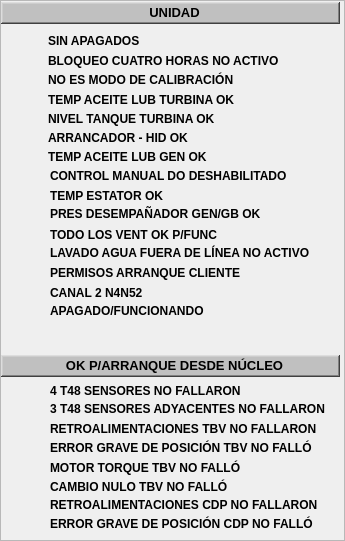
  <widget class="QFrame" name="frame_7">
   <property name="geometry">
    <rect>
     <x>170</x>
     <y>80</y>
     <width>345</width>
     <height>541</height>
    </rect>
   </property>
   <property name="styleSheet">
    <string notr="true">background-color: none;</string>
   </property>
   <property name="frameShape">
    <enum>QFrame::StyledPanel</enum>
   </property>
   <property name="frameShadow">
    <enum>QFrame::Plain</enum>
   </property>
   <property name="midLineWidth">
    <number>0</number>
   </property>
   <widget class="QLabel" name="lbTexto_2">
    <property name="geometry">
     <rect>
      <x>48</x>
      <y>30</y>
      <width>281</width>
      <height>21</height>
     </rect>
    </property>
    <property name="font">
     <font>
      <pointsize>9</pointsize>
      <weight>75</weight>
      <bold>true</bold>
     </font>
    </property>
    <property name="styleSheet">
     <string notr="true">background-color: rgba(255, 255, 255, 0);</string>
    </property>
    <property name="text">
     <string>SIN APAGADOS</string>
    </property>
   </widget>
   <widget class="QFrame" name="frTitulo_9">
    <property name="geometry">
     <rect>
      <x>1</x>
      <y>2</y>
      <width>339</width>
      <height>22</height>
     </rect>
    </property>
    <property name="styleSheet">
     <string notr="true">background-color: rgb(192, 192, 192);</string>
    </property>
    <property name="frameShape">
     <enum>QFrame::WinPanel</enum>
    </property>
    <property name="frameShadow">
     <enum>QFrame::Raised</enum>
    </property>
    <property name="lineWidth">
     <number>2</number>
    </property>
    <property name="midLineWidth">
     <number>0</number>
    </property>
    <widget class="QLabel" name="lbTexto_1">
     <property name="geometry">
      <rect>
       <x>18</x>
       <y>0</y>
       <width>311</width>
       <height>21</height>
      </rect>
     </property>
     <property name="font">
      <font>
       <pointsize>10</pointsize>
       <weight>75</weight>
       <bold>true</bold>
      </font>
     </property>
     <property name="styleSheet">
      <string notr="true">background-color: rgba(185, 138, 255, 0);</string>
     </property>
     <property name="text">
      <string>UNIDAD</string>
     </property>
     <property name="alignment">
      <set>Qt::AlignCenter</set>
     </property>
    </widget>
   </widget>
   <widget class="AWMultiObject" name="aLet_1">
    <property name="geometry">
     <rect>
      <x>18</x>
      <y>29</y>
      <width>26</width>
      <height>26</height>
     </rect>
    </property>
    <property name="ElementType">
     <enum>AWMultiObject::CIRLED</enum>
    </property>
    <property name="OnColor">
     <enum>AWMultiObject::Grey</enum>
    </property>
    <property name="OffColor">
     <enum>AWMultiObject::Green</enum>
    </property>
   </widget>
   <widget class="QLabel" name="lbTexto_3">
    <property name="geometry">
     <rect>
      <x>48</x>
      <y>50</y>
      <width>281</width>
      <height>21</height>
     </rect>
    </property>
    <property name="font">
     <font>
      <pointsize>9</pointsize>
      <weight>75</weight>
      <bold>true</bold>
     </font>
    </property>
    <property name="styleSheet">
     <string notr="true">background-color: rgba(255, 255, 255, 0);</string>
    </property>
    <property name="text">
     <string>BLOQUEO CUATRO HORAS NO ACTIVO</string>
    </property>
   </widget>
   <widget class="AWMultiObject" name="aLet_2">
    <property name="geometry">
     <rect>
      <x>18</x>
      <y>50</y>
      <width>26</width>
      <height>26</height>
     </rect>
    </property>
    <property name="ElementType">
     <enum>AWMultiObject::CIRLED</enum>
    </property>
    <property name="OnColor">
     <enum>AWMultiObject::Grey</enum>
    </property>
    <property name="OffColor">
     <enum>AWMultiObject::Green</enum>
    </property>
   </widget>
   <widget class="AWMultiObject" name="aLet_3">
    <property name="geometry">
     <rect>
      <x>18</x>
      <y>70</y>
      <width>26</width>
      <height>26</height>
     </rect>
    </property>
    <property name="ElementType">
     <enum>AWMultiObject::CIRLED</enum>
    </property>
    <property name="OnColor">
     <enum>AWMultiObject::Grey</enum>
    </property>
    <property name="OffColor">
     <enum>AWMultiObject::Green</enum>
    </property>
   </widget>
   <widget class="QLabel" name="lbTexto_4">
    <property name="geometry">
     <rect>
      <x>48</x>
      <y>69</y>
      <width>281</width>
      <height>21</height>
     </rect>
    </property>
    <property name="font">
     <font>
      <pointsize>9</pointsize>
      <weight>75</weight>
      <bold>true</bold>
     </font>
    </property>
    <property name="styleSheet">
     <string notr="true">background-color: rgba(255, 255, 255, 0);</string>
    </property>
    <property name="text">
     <string>NO ES MODO DE CALIBRACIÓN</string>
    </property>
   </widget>
   <widget class="QLabel" name="lbTexto_5">
    <property name="geometry">
     <rect>
      <x>48</x>
      <y>89</y>
      <width>281</width>
      <height>21</height>
     </rect>
    </property>
    <property name="font">
     <font>
      <pointsize>9</pointsize>
      <weight>75</weight>
      <bold>true</bold>
     </font>
    </property>
    <property name="styleSheet">
     <string notr="true">background-color: rgba(255, 255, 255, 0);</string>
    </property>
    <property name="text">
     <string>TEMP ACEITE LUB TURBINA OK</string>
    </property>
   </widget>
   <widget class="AWMultiObject" name="aLet_4">
    <property name="geometry">
     <rect>
      <x>18</x>
      <y>88</y>
      <width>26</width>
      <height>26</height>
     </rect>
    </property>
    <property name="ElementType">
     <enum>AWMultiObject::CIRLED</enum>
    </property>
    <property name="OnColor">
     <enum>AWMultiObject::Grey</enum>
    </property>
    <property name="OffColor">
     <enum>AWMultiObject::Green</enum>
    </property>
   </widget>
   <widget class="QLabel" name="lbTexto_6">
    <property name="geometry">
     <rect>
      <x>48</x>
      <y>108</y>
      <width>281</width>
      <height>21</height>
     </rect>
    </property>
    <property name="font">
     <font>
      <pointsize>9</pointsize>
      <weight>75</weight>
      <bold>true</bold>
     </font>
    </property>
    <property name="styleSheet">
     <string notr="true">background-color: rgba(255, 255, 255, 0);</string>
    </property>
    <property name="text">
     <string>NIVEL TANQUE TURBINA OK</string>
    </property>
   </widget>
   <widget class="AWMultiObject" name="aLet_5">
    <property name="geometry">
     <rect>
      <x>18</x>
      <y>107</y>
      <width>26</width>
      <height>26</height>
     </rect>
    </property>
    <property name="ElementType">
     <enum>AWMultiObject::CIRLED</enum>
    </property>
    <property name="OnColor">
     <enum>AWMultiObject::Grey</enum>
    </property>
    <property name="OffColor">
     <enum>AWMultiObject::Green</enum>
    </property>
   </widget>
   <widget class="AWMultiObject" name="aLet_6">
    <property name="geometry">
     <rect>
      <x>18</x>
      <y>126</y>
      <width>26</width>
      <height>26</height>
     </rect>
    </property>
    <property name="ElementType">
     <enum>AWMultiObject::CIRLED</enum>
    </property>
    <property name="OnColor">
     <enum>AWMultiObject::Grey</enum>
    </property>
    <property name="OffColor">
     <enum>AWMultiObject::Green</enum>
    </property>
   </widget>
   <widget class="QLabel" name="lbTexto_7">
    <property name="geometry">
     <rect>
      <x>48</x>
      <y>127</y>
      <width>281</width>
      <height>21</height>
     </rect>
    </property>
    <property name="font">
     <font>
      <pointsize>9</pointsize>
      <weight>75</weight>
      <bold>true</bold>
     </font>
    </property>
    <property name="styleSheet">
     <string notr="true">background-color: rgba(255, 255, 255, 0);</string>
    </property>
    <property name="text">
     <string>ARRANCADOR - HID OK</string>
    </property>
   </widget>
   <widget class="AWMultiObject" name="aLet_7">
    <property name="geometry">
     <rect>
      <x>18</x>
      <y>145</y>
      <width>26</width>
      <height>26</height>
     </rect>
    </property>
    <property name="ElementType">
     <enum>AWMultiObject::CIRLED</enum>
    </property>
    <property name="OnColor">
     <enum>AWMultiObject::Grey</enum>
    </property>
    <property name="OffColor">
     <enum>AWMultiObject::Green</enum>
    </property>
   </widget>
   <widget class="QLabel" name="lbTexto_8">
    <property name="geometry">
     <rect>
      <x>48</x>
      <y>146</y>
      <width>281</width>
      <height>21</height>
     </rect>
    </property>
    <property name="font">
     <font>
      <pointsize>9</pointsize>
      <weight>75</weight>
      <bold>true</bold>
     </font>
    </property>
    <property name="styleSheet">
     <string notr="true">background-color: rgba(255, 255, 255, 0);</string>
    </property>
    <property name="text">
     <string>TEMP ACEITE LUB GEN OK </string>
    </property>
   </widget>
   <widget class="AWMultiObject" name="aLet_8">
    <property name="geometry">
     <rect>
      <x>18</x>
      <y>165</y>
      <width>26</width>
      <height>26</height>
     </rect>
    </property>
    <property name="ElementType">
     <enum>AWMultiObject::CIRLED</enum>
    </property>
    <property name="OnColor">
     <enum>AWMultiObject::Grey</enum>
    </property>
    <property name="OffColor">
     <enum>AWMultiObject::Green</enum>
    </property>
   </widget>
   <widget class="QLabel" name="lbTexto_9">
    <property name="geometry">
     <rect>
      <x>50</x>
      <y>165</y>
      <width>281</width>
      <height>21</height>
     </rect>
    </property>
    <property name="font">
     <font>
      <pointsize>9</pointsize>
      <weight>75</weight>
      <bold>true</bold>
     </font>
    </property>
    <property name="styleSheet">
     <string notr="true">background-color: rgba(255, 255, 255, 0);</string>
    </property>
    <property name="text">
     <string>CONTROL MANUAL DO DESHABILITADO</string>
    </property>
   </widget>
   <widget class="AWMultiObject" name="aLet_9">
    <property name="geometry">
     <rect>
      <x>18</x>
      <y>185</y>
      <width>26</width>
      <height>26</height>
     </rect>
    </property>
    <property name="ElementType">
     <enum>AWMultiObject::CIRLED</enum>
    </property>
    <property name="OnColor">
     <enum>AWMultiObject::Grey</enum>
    </property>
    <property name="OffColor">
     <enum>AWMultiObject::Green</enum>
    </property>
   </widget>
   <widget class="QLabel" name="lbTexto_10">
    <property name="geometry">
     <rect>
      <x>50</x>
      <y>185</y>
      <width>281</width>
      <height>21</height>
     </rect>
    </property>
    <property name="font">
     <font>
      <pointsize>9</pointsize>
      <weight>75</weight>
      <bold>true</bold>
     </font>
    </property>
    <property name="styleSheet">
     <string notr="true">background-color: rgba(255, 255, 255, 0);</string>
    </property>
    <property name="text">
     <string>TEMP ESTATOR OK</string>
    </property>
   </widget>
   <widget class="QLabel" name="lbTexto_11">
    <property name="geometry">
     <rect>
      <x>50</x>
      <y>203</y>
      <width>281</width>
      <height>21</height>
     </rect>
    </property>
    <property name="font">
     <font>
      <pointsize>9</pointsize>
      <weight>75</weight>
      <bold>true</bold>
     </font>
    </property>
    <property name="styleSheet">
     <string notr="true">background-color: rgba(255, 255, 255, 0);</string>
    </property>
    <property name="text">
     <string>PRES DESEMPAÑADOR GEN/GB OK</string>
    </property>
   </widget>
   <widget class="AWMultiObject" name="aLet_10">
    <property name="geometry">
     <rect>
      <x>18</x>
      <y>203</y>
      <width>26</width>
      <height>26</height>
     </rect>
    </property>
    <property name="ElementType">
     <enum>AWMultiObject::CIRLED</enum>
    </property>
    <property name="OnColor">
     <enum>AWMultiObject::Grey</enum>
    </property>
    <property name="OffColor">
     <enum>AWMultiObject::Green</enum>
    </property>
   </widget>
   <widget class="AWMultiObject" name="aLet_11">
    <property name="geometry">
     <rect>
      <x>18</x>
      <y>223</y>
      <width>26</width>
      <height>26</height>
     </rect>
    </property>
    <property name="ElementType">
     <enum>AWMultiObject::CIRLED</enum>
    </property>
    <property name="OnColor">
     <enum>AWMultiObject::Grey</enum>
    </property>
    <property name="OffColor">
     <enum>AWMultiObject::Green</enum>
    </property>
   </widget>
   <widget class="QLabel" name="lbTexto_12">
    <property name="geometry">
     <rect>
      <x>50</x>
      <y>224</y>
      <width>281</width>
      <height>21</height>
     </rect>
    </property>
    <property name="font">
     <font>
      <pointsize>9</pointsize>
      <weight>75</weight>
      <bold>true</bold>
     </font>
    </property>
    <property name="styleSheet">
     <string notr="true">background-color: rgba(255, 255, 255, 0);</string>
    </property>
    <property name="text">
     <string>TODO LOS VENT OK P/FUNC</string>
    </property>
   </widget>
   <widget class="AWMultiObject" name="aLet_12">
    <property name="geometry">
     <rect>
      <x>18</x>
      <y>240</y>
      <width>26</width>
      <height>26</height>
     </rect>
    </property>
    <property name="ElementType">
     <enum>AWMultiObject::CIRLED</enum>
    </property>
    <property name="OnColor">
     <enum>AWMultiObject::Grey</enum>
    </property>
    <property name="OffColor">
     <enum>AWMultiObject::Green</enum>
    </property>
   </widget>
   <widget class="QLabel" name="lbTexto_13">
    <property name="geometry">
     <rect>
      <x>50</x>
      <y>242</y>
      <width>281</width>
      <height>21</height>
     </rect>
    </property>
    <property name="font">
     <font>
      <pointsize>9</pointsize>
      <weight>75</weight>
      <bold>true</bold>
     </font>
    </property>
    <property name="styleSheet">
     <string notr="true">background-color: rgba(255, 255, 255, 0);</string>
    </property>
    <property name="text">
     <string>LAVADO AGUA FUERA DE LÍNEA NO ACTIVO</string>
    </property>
   </widget>
   <widget class="AWMultiObject" name="aLet_13">
    <property name="geometry">
     <rect>
      <x>18</x>
      <y>260</y>
      <width>26</width>
      <height>26</height>
     </rect>
    </property>
    <property name="ElementType">
     <enum>AWMultiObject::CIRLED</enum>
    </property>
    <property name="OnColor">
     <enum>AWMultiObject::Grey</enum>
    </property>
    <property name="OffColor">
     <enum>AWMultiObject::Green</enum>
    </property>
   </widget>
   <widget class="QLabel" name="lbTexto_14">
    <property name="geometry">
     <rect>
      <x>50</x>
      <y>262</y>
      <width>281</width>
      <height>21</height>
     </rect>
    </property>
    <property name="font">
     <font>
      <pointsize>9</pointsize>
      <weight>75</weight>
      <bold>true</bold>
     </font>
    </property>
    <property name="styleSheet">
     <string notr="true">background-color: rgba(255, 255, 255, 0);</string>
    </property>
    <property name="text">
     <string>PERMISOS ARRANQUE CLIENTE</string>
    </property>
   </widget>
   <widget class="AWMultiObject" name="aLet_14">
    <property name="geometry">
     <rect>
      <x>18</x>
      <y>280</y>
      <width>26</width>
      <height>26</height>
     </rect>
    </property>
    <property name="ElementType">
     <enum>AWMultiObject::CIRLED</enum>
    </property>
    <property name="OnColor">
     <enum>AWMultiObject::Grey</enum>
    </property>
    <property name="OffColor">
     <enum>AWMultiObject::Green</enum>
    </property>
   </widget>
   <widget class="QLabel" name="lbTexto_15">
    <property name="geometry">
     <rect>
      <x>50</x>
      <y>282</y>
      <width>281</width>
      <height>21</height>
     </rect>
    </property>
    <property name="font">
     <font>
      <pointsize>9</pointsize>
      <weight>75</weight>
      <bold>true</bold>
     </font>
    </property>
    <property name="styleSheet">
     <string notr="true">background-color: rgba(255, 255, 255, 0);</string>
    </property>
    <property name="text">
     <string>CANAL 2 N4N52</string>
    </property>
   </widget>
   <widget class="AWMultiObject" name="aLet_15">
    <property name="geometry">
     <rect>
      <x>18</x>
      <y>300</y>
      <width>26</width>
      <height>26</height>
     </rect>
    </property>
    <property name="ElementType">
     <enum>AWMultiObject::CIRLED</enum>
    </property>
    <property name="OnColor">
     <enum>AWMultiObject::Grey</enum>
    </property>
    <property name="OffColor">
     <enum>AWMultiObject::Green</enum>
    </property>
   </widget>
   <widget class="QLabel" name="lbTexto_16">
    <property name="geometry">
     <rect>
      <x>50</x>
      <y>300</y>
      <width>281</width>
      <height>21</height>
     </rect>
    </property>
    <property name="font">
     <font>
      <pointsize>9</pointsize>
      <weight>75</weight>
      <bold>true</bold>
     </font>
    </property>
    <property name="styleSheet">
     <string notr="true">background-color: rgba(255, 255, 255, 0);</string>
    </property>
    <property name="text">
     <string>APAGADO/FUNCIONANDO</string>
    </property>
   </widget>
   <widget class="QFrame" name="frTitulo_10">
    <property name="geometry">
     <rect>
      <x>1</x>
      <y>355</y>
      <width>339</width>
      <height>22</height>
     </rect>
    </property>
    <property name="styleSheet">
     <string notr="true">background-color: rgb(192, 192, 192);</string>
    </property>
    <property name="frameShape">
     <enum>QFrame::WinPanel</enum>
    </property>
    <property name="frameShadow">
     <enum>QFrame::Raised</enum>
    </property>
    <property name="lineWidth">
     <number>2</number>
    </property>
    <property name="midLineWidth">
     <number>0</number>
    </property>
    <widget class="QLabel" name="lbTexto_17">
     <property name="geometry">
      <rect>
       <x>18</x>
       <y>0</y>
       <width>311</width>
       <height>21</height>
      </rect>
     </property>
     <property name="font">
      <font>
       <pointsize>10</pointsize>
       <weight>75</weight>
       <bold>true</bold>
      </font>
     </property>
     <property name="styleSheet">
      <string notr="true">background-color: rgba(185, 138, 255, 0);</string>
     </property>
     <property name="text">
      <string>OK P/ARRANQUE DESDE NÚCLEO</string>
     </property>
     <property name="alignment">
      <set>Qt::AlignCenter</set>
     </property>
    </widget>
   </widget>
   <widget class="AWMultiObject" name="aLet_16">
    <property name="geometry">
     <rect>
      <x>18</x>
      <y>378</y>
      <width>26</width>
      <height>26</height>
     </rect>
    </property>
    <property name="ElementType">
     <enum>AWMultiObject::CIRLED</enum>
    </property>
    <property name="OnColor">
     <enum>AWMultiObject::Grey</enum>
    </property>
    <property name="OffColor">
     <enum>AWMultiObject::Green</enum>
    </property>
   </widget>
   <widget class="QLabel" name="lbTexto_18">
    <property name="geometry">
     <rect>
      <x>50</x>
      <y>380</y>
      <width>281</width>
      <height>21</height>
     </rect>
    </property>
    <property name="font">
     <font>
      <pointsize>9</pointsize>
      <weight>75</weight>
      <bold>true</bold>
     </font>
    </property>
    <property name="styleSheet">
     <string notr="true">background-color: rgba(255, 255, 255, 0);</string>
    </property>
    <property name="text">
     <string>4 T48 SENSORES NO FALLARON</string>
    </property>
   </widget>
   <widget class="AWMultiObject" name="aLet_17">
    <property name="geometry">
     <rect>
      <x>18</x>
      <y>398</y>
      <width>26</width>
      <height>26</height>
     </rect>
    </property>
    <property name="ElementType">
     <enum>AWMultiObject::CIRLED</enum>
    </property>
    <property name="OnColor">
     <enum>AWMultiObject::Grey</enum>
    </property>
    <property name="OffColor">
     <enum>AWMultiObject::Green</enum>
    </property>
   </widget>
   <widget class="QLabel" name="lbTexto_19">
    <property name="geometry">
     <rect>
      <x>50</x>
      <y>398</y>
      <width>281</width>
      <height>21</height>
     </rect>
    </property>
    <property name="font">
     <font>
      <pointsize>9</pointsize>
      <weight>75</weight>
      <bold>true</bold>
     </font>
    </property>
    <property name="styleSheet">
     <string notr="true">background-color: rgba(255, 255, 255, 0);</string>
    </property>
    <property name="text">
     <string>3 T48 SENSORES ADYACENTES NO FALLARON</string>
    </property>
   </widget>
   <widget class="AWMultiObject" name="aLet_18">
    <property name="geometry">
     <rect>
      <x>18</x>
      <y>418</y>
      <width>26</width>
      <height>26</height>
     </rect>
    </property>
    <property name="ElementType">
     <enum>AWMultiObject::CIRLED</enum>
    </property>
    <property name="OnColor">
     <enum>AWMultiObject::Grey</enum>
    </property>
    <property name="OffColor">
     <enum>AWMultiObject::Green</enum>
    </property>
   </widget>
   <widget class="QLabel" name="lbTexto_20">
    <property name="geometry">
     <rect>
      <x>50</x>
      <y>418</y>
      <width>281</width>
      <height>21</height>
     </rect>
    </property>
    <property name="font">
     <font>
      <pointsize>9</pointsize>
      <weight>75</weight>
      <bold>true</bold>
     </font>
    </property>
    <property name="styleSheet">
     <string notr="true">background-color: rgba(255, 255, 255, 0);</string>
    </property>
    <property name="text">
     <string>RETROALIMENTACIONES TBV NO FALLARON</string>
    </property>
   </widget>
   <widget class="QLabel" name="lbTexto_21">
    <property name="geometry">
     <rect>
      <x>50</x>
      <y>437</y>
      <width>281</width>
      <height>21</height>
     </rect>
    </property>
    <property name="font">
     <font>
      <pointsize>9</pointsize>
      <weight>75</weight>
      <bold>true</bold>
     </font>
    </property>
    <property name="styleSheet">
     <string notr="true">background-color: rgba(255, 255, 255, 0);</string>
    </property>
    <property name="text">
     <string>ERROR GRAVE DE POSICIÓN TBV NO FALLÓ</string>
    </property>
   </widget>
   <widget class="AWMultiObject" name="aLet_19">
    <property name="geometry">
     <rect>
      <x>18</x>
      <y>437</y>
      <width>26</width>
      <height>26</height>
     </rect>
    </property>
    <property name="ElementType">
     <enum>AWMultiObject::CIRLED</enum>
    </property>
    <property name="OnColor">
     <enum>AWMultiObject::Grey</enum>
    </property>
    <property name="OffColor">
     <enum>AWMultiObject::Green</enum>
    </property>
   </widget>
   <widget class="AWMultiObject" name="aLet_20">
    <property name="geometry">
     <rect>
      <x>18</x>
      <y>456</y>
      <width>26</width>
      <height>26</height>
     </rect>
    </property>
    <property name="ElementType">
     <enum>AWMultiObject::CIRLED</enum>
    </property>
    <property name="OnColor">
     <enum>AWMultiObject::Grey</enum>
    </property>
    <property name="OffColor">
     <enum>AWMultiObject::Green</enum>
    </property>
   </widget>
   <widget class="QLabel" name="lbTexto_22">
    <property name="geometry">
     <rect>
      <x>50</x>
      <y>457</y>
      <width>281</width>
      <height>21</height>
     </rect>
    </property>
    <property name="font">
     <font>
      <pointsize>9</pointsize>
      <weight>75</weight>
      <bold>true</bold>
     </font>
    </property>
    <property name="styleSheet">
     <string notr="true">background-color: rgba(255, 255, 255, 0);</string>
    </property>
    <property name="text">
     <string>MOTOR TORQUE TBV NO FALLÓ</string>
    </property>
   </widget>
   <widget class="QLabel" name="lbTexto_23">
    <property name="geometry">
     <rect>
      <x>50</x>
      <y>476</y>
      <width>281</width>
      <height>21</height>
     </rect>
    </property>
    <property name="font">
     <font>
      <pointsize>9</pointsize>
      <weight>75</weight>
      <bold>true</bold>
     </font>
    </property>
    <property name="styleSheet">
     <string notr="true">background-color: rgba(255, 255, 255, 0);</string>
    </property>
    <property name="text">
     <string>CAMBIO NULO TBV NO FALLÓ</string>
    </property>
   </widget>
   <widget class="AWMultiObject" name="aLet_21">
    <property name="geometry">
     <rect>
      <x>18</x>
      <y>475</y>
      <width>26</width>
      <height>26</height>
     </rect>
    </property>
    <property name="ElementType">
     <enum>AWMultiObject::CIRLED</enum>
    </property>
    <property name="OnColor">
     <enum>AWMultiObject::Grey</enum>
    </property>
    <property name="OffColor">
     <enum>AWMultiObject::Green</enum>
    </property>
   </widget>
   <widget class="AWMultiObject" name="aLet_22">
    <property name="geometry">
     <rect>
      <x>18</x>
      <y>495</y>
      <width>26</width>
      <height>26</height>
     </rect>
    </property>
    <property name="ElementType">
     <enum>AWMultiObject::CIRLED</enum>
    </property>
    <property name="OnColor">
     <enum>AWMultiObject::Grey</enum>
    </property>
    <property name="OffColor">
     <enum>AWMultiObject::Green</enum>
    </property>
   </widget>
   <widget class="QLabel" name="lbTexto_24">
    <property name="geometry">
     <rect>
      <x>50</x>
      <y>494</y>
      <width>281</width>
      <height>21</height>
     </rect>
    </property>
    <property name="font">
     <font>
      <pointsize>9</pointsize>
      <weight>75</weight>
      <bold>true</bold>
     </font>
    </property>
    <property name="styleSheet">
     <string notr="true">background-color: rgba(255, 255, 255, 0);</string>
    </property>
    <property name="text">
     <string>RETROALIMENTACIONES CDP NO FALLARON</string>
    </property>
   </widget>
   <widget class="QLabel" name="lbTexto_25">
    <property name="geometry">
     <rect>
      <x>50</x>
      <y>513</y>
      <width>281</width>
      <height>21</height>
     </rect>
    </property>
    <property name="font">
     <font>
      <pointsize>9</pointsize>
      <weight>75</weight>
      <bold>true</bold>
     </font>
    </property>
    <property name="styleSheet">
     <string notr="true">background-color: rgba(255, 255, 255, 0);</string>
    </property>
    <property name="text">
     <string>ERROR GRAVE DE POSICIÓN CDP NO FALLÓ</string>
    </property>
   </widget>
   <widget class="AWMultiObject" name="aLet_23">
    <property name="geometry">
     <rect>
      <x>18</x>
      <y>513</y>
      <width>26</width>
      <height>26</height>
     </rect>
    </property>
    <property name="ElementType">
     <enum>AWMultiObject::CIRLED</enum>
    </property>
    <property name="OnColor">
     <enum>AWMultiObject::Grey</enum>
    </property>
    <property name="OffColor">
     <enum>AWMultiObject::Green</enum>
    </property>
   </widget>
  </widget>
